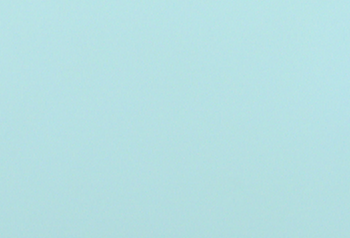
#> input picture codev4/Calib/Raw/Light_Left_11.png, 350 x 238 px, found by its file name
$ python Itensity.py
#> lines starting #> are read from the running program, lines starting #| are printed output that depends on the picture; long printed decimals are rounded
import cv2
import matplotlib.pyplot as plt
import numpy as np
def View(imge2view, ratio):
    view = imge2view
    h, w = view.shape[:2]
    scaledH = int(h * ratio)
    scaledW = int(w * ratio)
    dim = (scaledW, scaledH)
    view = cv2.resize(view, dim, interpolation=cv2.INTER_AREA)

    return view

def get_std_dev(ls):
    n = len(ls)
    mean = sum(ls) / n
    var = sum((x - mean)**2 for x in ls) / n
    std_dev = var ** 0.5
    return std_dev


image_test = cv2.imread("Calib\Raw\Light_Left_11.png")
#> image_test is the input picture: shape (238, 350, 3); mean B, G, R 226.5, 223.9, 181.7
# image_test = cv2.blur(image_test, (5, 5))

gray = cv2.cvtColor(image_test, cv2.COLOR_BGR2GRAY)
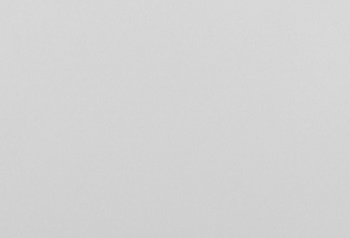
#> gray: shape (238, 350); min 204, max 218, mean 211.6

h, w = gray.shape
#> h = 238; w = 350

x = np.arange(0, w)
#> x = 350 values from 0 to 349
y = np.arange(0, h)
#> y = 238 values from 0 to 237

x_axis, y_axis = np.meshgrid(x, y)


# Creating figure
fig = plt.figure(figsize =(14, 9))
ax = plt.axes(projection ='3d')

# Creating color map
my_cmap = plt.get_cmap('plasma')

# Creating plot
surf = ax.plot_surface(y_axis, x_axis,  gray, cmap = my_cmap, edgecolor ='none')
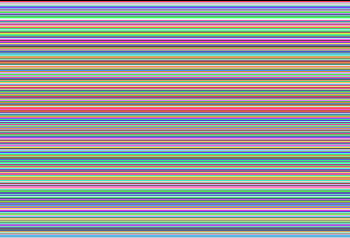
#> y_axis: shape (238, 350) int64; 238 distinct labels, from 0 to 237; one colour per label, 0 black

fig.colorbar(surf, ax = ax, shrink = 0.5, aspect = 5)

ax.set_title('Surface plot')

plt.show()
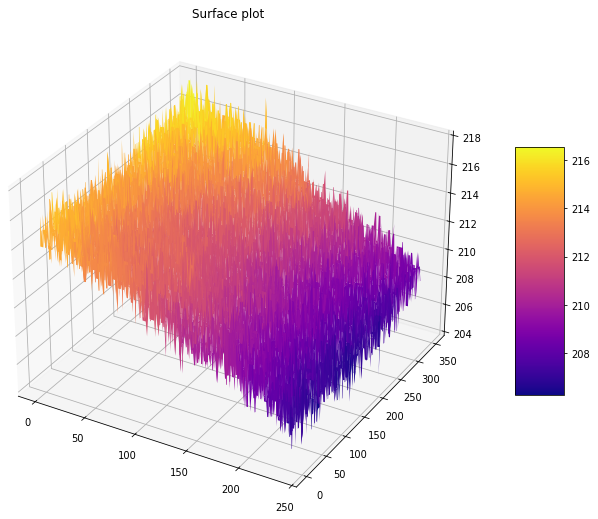
#> figure drawn by matplotlib, 2 panels


# view = View(image_test, 0.5)
# cv2.imshow("image", view)
# # cv2.imshow("crop", crop)
# cv2.waitKey(0)

print("Mean: ",np.mean(gray[0]))
#| Mean:  215.091
print("STD: ", get_std_dev(gray[0]))
#> in get_std_dev, `n = len(ls)`: n = 350
#> in get_std_dev, `mean = sum(ls) / n`: mean = 215.1
#> in get_std_dev, `var = sum((x - mean)**2 for x in ls) / n`: var = 0.934
#> in get_std_dev, `std_dev = var ** 0.5`: std_dev = 0.967
#| STD:  0.9667
print("Min: ", min(gray[0]))
#| Min:  212
print("Max: ", max(gray[0]))
#| Max:  217

$ run again, with codev4/Calib/Raw/Light_Left_10.png copied over codev4/Calib/Raw/Light_Left_11.png
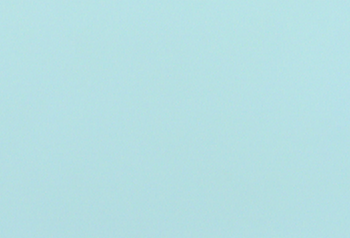
#> input picture codev4/Calib/Raw/Light_Left_10.png, 350 x 238 px, found by its file name
#> image_test is the input picture: shape (238, 350, 3); mean B, G, R 226.9, 223.4, 181.5
#> y_axis: shape (238, 350) int64; 238 distinct labels, from 0 to 237
#> `plt.show()`:
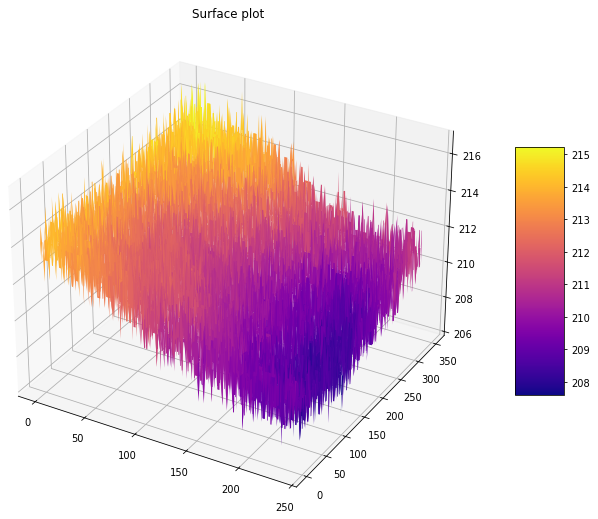
#> figure drawn by matplotlib, 2 panels
#| Mean:  214.134
#> n = 350
#> mean = 214.1
#> var = 0.756
#> std_dev = 0.87
#| STD:  0.8696
#| Min:  212
#| Max:  216

$ run again, with codev4/Calib/Raw/Light_Left_6.png copied over codev4/Calib/Raw/Light_Left_11.png
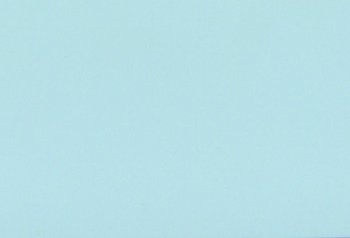
#> input picture codev4/Calib/Raw/Light_Left_6.png, 350 x 238 px, found by its file name
#> image_test is the input picture: shape (238, 350, 3); mean B, G, R 230.3, 223.6, 182.4
#> y_axis: shape (238, 350) int64; 238 distinct labels, from 0 to 237
#> `plt.show()`:
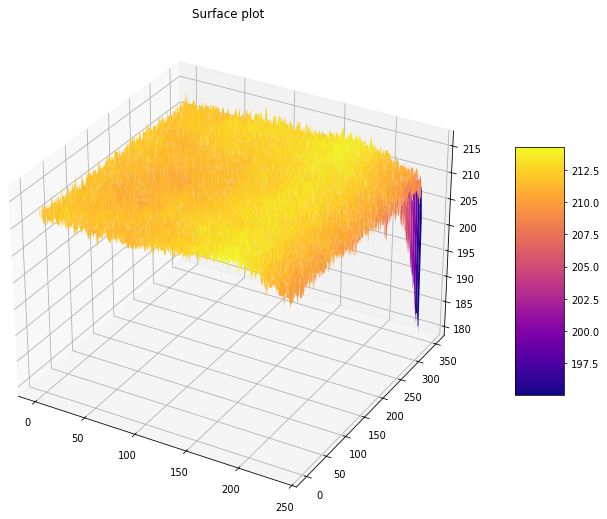
#> figure drawn by matplotlib, 2 panels
#| Mean:  211.923
#> n = 350
#> mean = 211.9
#> var = 0.637
#> std_dev = 0.798
#| STD:  0.7981
#| Min:  210
#| Max:  214

$ run again, with codev4/Calib/Raw/Light_Left_7.png copied over codev4/Calib/Raw/Light_Left_11.png
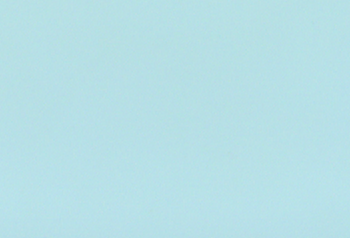
#> input picture codev4/Calib/Raw/Light_Left_7.png, 350 x 238 px, found by its file name
#> image_test is the input picture: shape (238, 350, 3); mean B, G, R 230.1, 223.9, 182.5
#> y_axis: shape (238, 350) int64; 238 distinct labels, from 0 to 237
#> `plt.show()`:
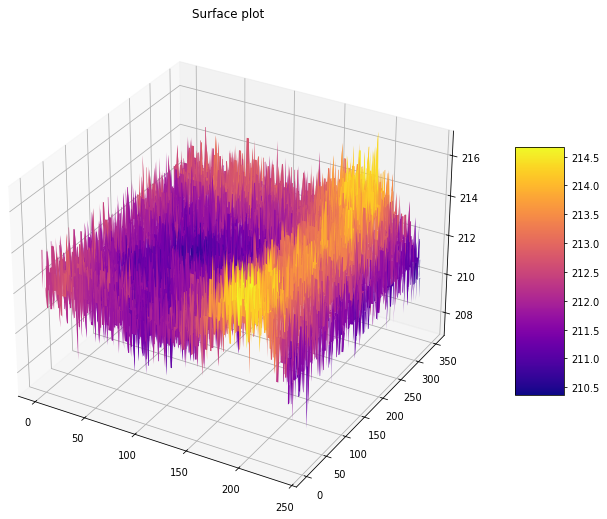
#> figure drawn by matplotlib, 2 panels
#| Mean:  212.24
#> n = 350
#> mean = 212.2
#> var = 0.674
#> std_dev = 0.821
#| STD:  0.8209
#| Min:  210
#| Max:  214
